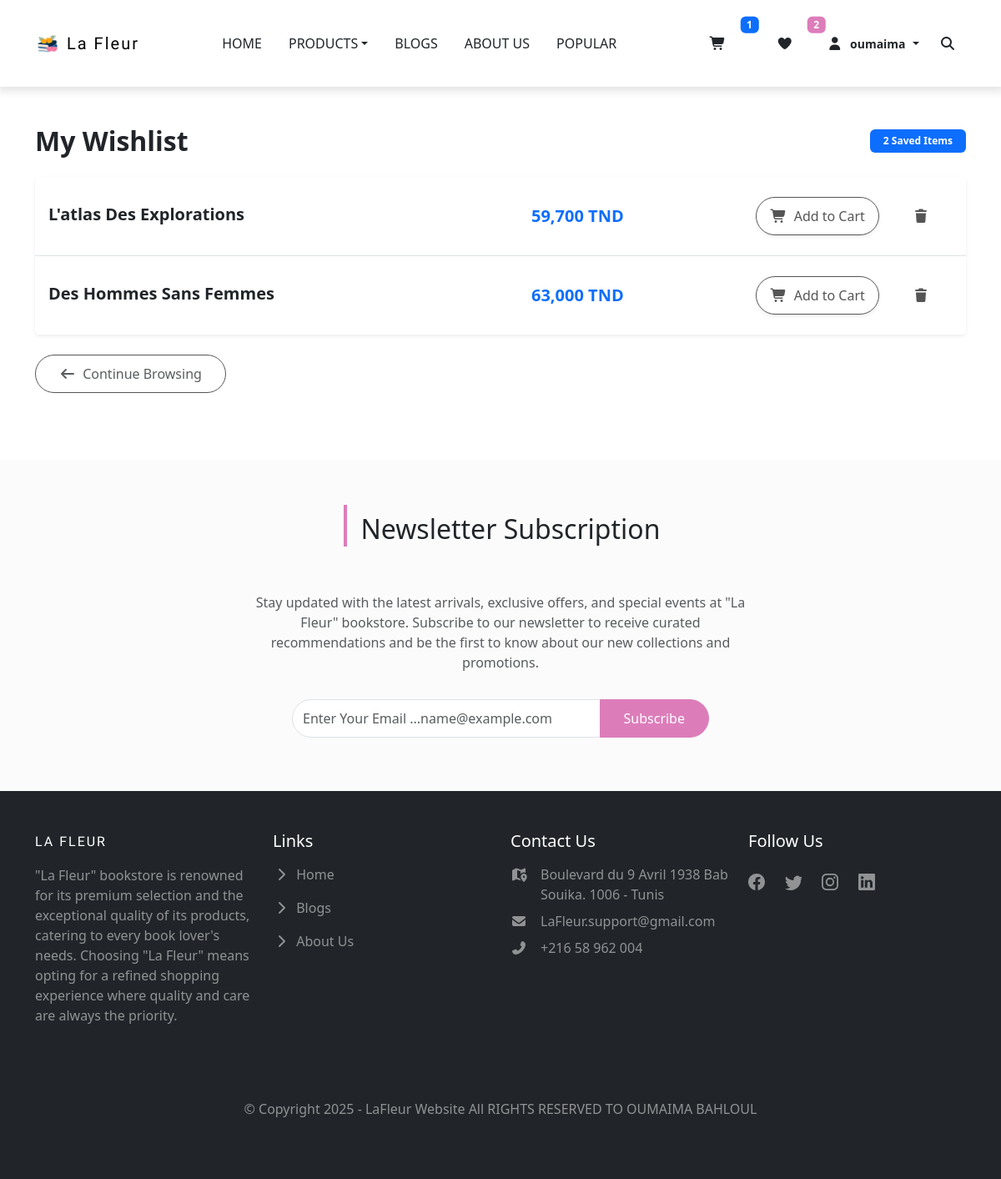
The page /wishlist.php (signed in) on the database its author committed.
### tables this page shows
CREATE TABLE `products` (
  `id` int(11) NOT NULL,
  `title` varchar(255) NOT NULL,
  `author` varchar(150) DEFAULT NULL,
  `category` varchar(100) NOT NULL,
  `price` decimal(10,2) NOT NULL,
  `original_price` decimal(10,2) DEFAULT NULL,
  `image` varchar(255) DEFAULT NULL,
  `stock` int(11) DEFAULT 0,
  `created_at` timestamp NOT NULL DEFAULT current_timestamp(),
  `format` varchar(50) DEFAULT NULL,
  `material` varchar(100) DEFAULT NULL
);

### wishlist.php (the view, shortened to what this page needs)
<?php
include 'api/db.php';
$user_id = $_SESSION['user_id'];
$stmt = $pdo->prepare("SELECT p.* FROM products p JOIN wishlist w ON p.id = w.product_id WHERE w.user_id = ?");
$stmt->execute([$user_id]);
$wishlist_items = $stmt->fetchAll();
?>
<!DOCTYPE html>
<html lang="en">
<!doctype html>
<html>
<head>
    <link
        rel="stylesheet"
        href="https://cdnjs.cloudflare.com/ajax/libs/font-awesome/7.0.1/css/all.min.css"
 />
    <link
        href="https://cdn.jsdelivr.net/npm/bootstrap-icons/font/bootstrap-icons.css"
        rel="stylesheet" />
    <link rel="stylesheet" href="style/style.css" />
    <link
        href="https://cdn.jsdelivr.net/npm/bootstrap@5.3.8/dist/css/bootstrap.min.css"
        rel="stylesheet"
 />
</head>
<body class="d-flex flex-column min-vh-100">
    <?php
    include_once 'api/db.php';
    $cart_count = 0;
    $wish_count = 0;
    if (isset($_SESSION['user_id'])) {
        $uid = $_SESSION['user_id'];
        $c_stmt = $pdo->prepare("SELECT SUM(quantity) FROM cart WHERE user_id = ?");
        $c_stmt->execute([$uid]);
        $cart_count = $c_stmt->fetchColumn() ?: 0;
        $w_stmt = $pdo->prepare("SELECT COUNT(*) FROM wishlist WHERE user_id = ?");
        $w_stmt->execute([$uid]);
        $wish_count = $w_stmt->fetchColumn() ?: 0;
    }
    ?>
    <nav class="navbar navbar-expand-lg navbar-light bg-white py-4 fixed-top">
        <div class="container">
            <a
                class="navbar-brand d-flex align-items-center order-lg-0"
                href="index.php">
                <img src="images/icon de site.png" alt="site icon" />
                <span class="fw-lighter ms-2">La Fleur</span>
            </a>
            <div class="order-lg-2 nav-btns">
                <a href="cart.php" class="btn position-relative border-0" style="color: inherit;">
                    <i class="fa fa-shopping-cart"></i>
                    <span id="cart-badge"
                        class="position-absolute top-0 start-100 translate-middle badge bg-primary"><?php echo $cart_count; ?></span>
                </a>
                <a href="wishlist.php" class="btn position-relative border-0" style="color: inherit;">
                    <i class="fa fa-heart"></i>
                    <span class="position-absolute top-0 start-100 translate-middle badge bg-pink">
                        <?php echo $wish_count; ?>
                    </span>
                </a>
                <?php if (isset($_SESSION['user_id'])): ?>
                    <div class="dropdown d-inline-block">
                        <button class="btn dropdown-toggle border-0 shadow-none p-2" type="button" data-bs-toggle="dropdown">
                            <i class="fa fa-user"></i>
                            <span class="ms-1 small d-none d-md-inline-block fw-bold"><?php echo htmlspecialchars($_SESSION['user_name']); ?></span>
                        </button>
                    </div>
                <?php else: ?>
                    <a href="login.php" class="btn border-0 shadow-none" title="Login/Register">
                        <i class="fa fa-user"></i>
                    </a>
                <?php endif; ?>
                <button type="button" class="btn position-relative border-0">
                    <i class="fa fa-search"></i>
                </button>
            </div>
            <div class="collapse navbar-collapse order-lg-1" id="navMenu">
                <ul class="navbar-nav mx-auto text-center">
                    <li class="nav-item px-2 py-2">
                        <a
                            class="nav-link text-uppercase text-dark"
                            href="index.php"
                            target="_self">home</a>
                    </li>
                    <li class="nav-item dropdown px-2 py-2">
                        <a
                            class="nav-link dropdown-toggle text-dark text-uppercase"
                            href="#"
                            role="button"
                            data-bs-toggle="dropdown"
                            aria-expanded="false">Products</a>
                    </li>
                    <li class="nav-item px-2 py-2">
                        <a class="nav-link text-uppercase text-dark" href="blogs.php">blogs</a>
                    </li>
                    <li class="nav-item px-2 py-2">
                        <a class="nav-link text-uppercase text-dark" href="about us.php">about us</a>
                    </li>
                    <li class="nav-item px-2 py-2">
                        <a class="nav-link text-uppercase text-dark" href="popular.php">popular</a>
                    </li>
                </ul>
            </div>
        </div>
    </nav>
    <div class="container" style="margin-top: 150px; margin-bottom: 80px;">
        <div class="d-flex justify-content-between align-items-center mb-4">
            <h2 class="mb-0 fw-bold">My Wishlist</h2>
            <span class="badge bg-primary px-3 py-2"><?php echo count($wishlist_items); ?> Saved Items</span>
        </div>
        <?php if (empty($wishlist_items)): ?>
            <div class="alert alert-light border shadow-sm py-5 text-center">
                <i class="fa fa-heart-o fa-3x text-muted mb-3"></i>
                <p class="text-muted">Your wishlist is currently empty.</p>
                <a href="index.php" class="btn btn-primary px-4">Go Shopping</a>
            </div>
        <?php else: ?>
            <div class="card shadow-sm border-0">
                <div class="list-group list-group-flush">
                    <?php foreach ($wishlist_items as $item): ?>
                        <div class="list-group-item py-4">
                            <div class="row align-items-center">
                                <div class="col-md-6">
                                    <h5 class="mb-1 text-capitalize fw-bold"><?php echo htmlspecialchars($item['title']); ?></h5>
                                </div>
                                <div class="col-md-2 text-md-center">
                                    <span class="text-primary fw-bold fs-5">
                                        <?php echo number_format($item['price']); ?> TND
                                    </span>
                                </div>
                                <div class="col-md-4 text-md-end mt-3 mt-md-0">
                                    <a href="manage_cart.php?action=add&id=<?php echo $item['id']; ?>" class="btn btn-success me-2 px-3 shadow-sm">
                                        <i class="fa fa-shopping-cart me-1"></i> Add to Cart
                                    </a>
                                    <a href="toggle_wishlist.php?id=<?php echo $item['id']; ?>" class="btn btn-outline-danger border-0">
                                        <i class="fa fa-trash"></i>
                                    </a>
                                </div>
                            </div>
                        </div>
                    <?php endforeach; ?>
                </div>
            </div>
        <?php endif; ?>
        <div class="mt-4">
            <a href="index.php" class="btn btn-link text-decoration-none text-muted">
                <i class="fa fa-arrow-left me-1"></i> Continue Browsing
            </a>
        </div>
    </div>
    <section id="newsletter" class="py-5">
        <div class="container">
            <div
                class="d-flex flex-column align-items-center justify-content-center">
                <div class="title text-center pt-3 pb-5">
                    <h2 class="position-relative d-inline-block ms-4">
                        Newsletter Subscription
                    </h2>
                </div>
                <p class="text-center text-muted">
                    Stay updated with the latest arrivals, exclusive offers, and special
                    events at "La Fleur" bookstore. Subscribe to our newsletter to
                    receive curated recommendations and be the first to know about our
                    new collections and promotions.
                </p>
                <div class="input-group mb-3 mt-3">
                    <input
                        type="email"
                        class="form-control"
                        placeholder="Enter Your Email ...name@example.com" />
                    <button class="btn btn-primary" type="submit">Subscribe</button>
                </div>
            </div>
        </div>
    </section>
    <footer class="bg-dark py-5 mt-auto">
        <div class="container">
            <div class="row text-white g-4">
                <div class="col-md-6 col-lg-3">
                    <a
                        class="text-uppercase text-decoration-none brand text-white"
                        href="index.php">La Fleur</a>
                    <p class="text-white-50 mt-3">
                        "La Fleur" bookstore is renowned for its premium selection and the
                        exceptional quality of its products, catering to every book
                        lover's needs. Choosing "La Fleur" means opting for a refined
                        shopping experience where quality and care are always the
                        priority.
                    </p>
                </div>
                <div class="col-md-6 col-lg-3">
                    <h5 class="fw-light">Links</h5>
                    <ul class="list-unstyled">
                        <li class="my-3">
                            <a href="index.php" class="text-white-50 text-decoration-none">
                                <i class="fas fa-chevron-right me-1"></i> Home
                            </a>
                        </li>
                        <li class="my-3">
                            <a href="blogs.php" class="text-white-50 text-decoration-none">
                                <i class="fas fa-chevron-right me-1"></i> Blogs
                            </a>
                        </li>
                        <li class="my-3">
                            <a
                                href="about us.php"
                                class="text-white-50 text-decoration-none">
                                <i class="fas fa-chevron-right me-1"></i>
                                About Us
                            </a>
                        </li>
                    </ul>
                </div>
                <div class="col-md-6 col-lg-3">
                    <h5 class="fw-light mb-3">Contact Us</h5>
                    <div
                        class="d-flex justify-content-start align-items-start my-2 text-white-50">
                        <span class="me-3">
                            <i class="fas fa-map-marked-alt"></i>
                        </span>
                        <span class="fw-light">
                            Boulevard du 9 Avril 1938 Bab Souika. 1006 - Tunis
                        </span>
                    </div>
                    <div
                        class="d-flex justify-content-start align-items-start my-2 text-white-50">
                        <span class="me-3">
                            <i class="fas fa-envelope"></i>
                        </span>
                        <span class="fw-light"> LaFleur.support@gmail.com </span>
                    </div>
                    <div
                        class="d-flex justify-content-start align-items-start my-2 text-white-50">
                        <span class="me-3">
                            <i class="fas fa-phone-alt"></i>
                        </span>
                        <span class="fw-light"> +216 58 962 004 </span>
                    </div>
                </div>
                <div class="col-md-6 col-lg-3">
                    <h5 class="fw-light mb-3">Follow Us</h5>
                    <div>
                        <ul class="list-unstyled d-flex">
                            <li>
                                <a
                                    href="https://www.facebook.com/Ceresbookshop.tunisie/ "
                                    target="_blank"
                                    class="text-white-50 text-decoration-none fs-4 me-4">
                                </a>
                            </li>
                            <li>
                                <a
                                    href="https://x.com/"
                                    target="_blank"
                                    class="text-white-50 text-decoration-none fs-4 me-4">
                                </a>
                            </li>
                            <li>
                                <a
                                    href="https://www.instagram.com/ceresbookshop/"
                                    target="_blank"
                                    class="text-white-50 text-decoration-none fs-4 me-4">
                                </a>
                            </li>
                            <li>
                                <a
                                    href="https://www.linkedin.com/company/ceresbookshop/"
                                    target="_blank"
                                    class="text-white-50 text-decoration-none fs-4 me-4">
                                </a>
                            </li>
                        </ul>
                    </div>
                </div>
            </div>
        </div>
        <div class="container text-center py-4 mt-5 text-white-50">
            <p class="mb-0">
                &copy; Copyright 2025 - LaFleur Website All RIGHTS RESERVED TO OUMAIMA
                BAHLOUL
            </p>
        </div>
    </footer>
</body>
</html>

### style/style.css (style rules this page uses)
:root { --lg-font: "Kaisei Tokumin", serif; --sm-font: "Poppins", sans-serif; --pink: #dc7dba; }
html, body { height: 100%; }
body { display: flex; flex-direction: column; margin: 0; font-family: var(--sm-font); }
.bg-pink { background-color: var(--pink) !important; color: #dc7dba; }
.btn:not(.nav-btns button) { background-color: #fff; color: rgb(85, 85, 85); padding: 10px 28px; border-radius: 25px; border: 1px solid rgb(85, 85, 85); }
.text-primary { color: var(--pink) !important; }
.navbar { -webkit-box-shadow: 0 3px 9px 3px rgba(0, 0, 0, 0.1); box-shadow: 0 3px 9px 3px rgba(0, 0, 0, 0.1); }
.navbar-brand img { width: 30px; }
.navbar-brand span { letter-spacing: 2px; font-family: var(--lg-font); }
.nav-item { border-bottom: 0.5px solid rgba(0, 0, 0, 0.05); }
.title h2::before { position: absolute; content: ""; width: 4px; height: 50px; background-color: var(--pink); left: -20px; transform: translateY(-20%); }
#newsletter { background-color: rgba(179, 179, 179, 0.05); }
#newsletter p { max-width: 600px; }
#newsletter .input-group { max-width: 500px; }
#newsletter .form-control { border-top-left-radius: 25px; border-bottom-left-radius: 25px; }
#newsletter .btn { background-color: var(--pink); color: #fff; border-color: var(--pink); }
footer .brand { font-family: var(--lg-font); letter-spacing: 2px; }
footer a { -webkit-transition: color 0.3s ease; -o-transition: color 0.3s ease; transition: color 0.3s ease; }
@media (min-width: 992px) { .nav-item { border-bottom: none; } }
.card { border: none; transition: transform 0.3s ease; }

### rows shown on the page
products: title "L'atlas Des Explorations", price "59,700"
products: title "Des Hommes Sans Femmes", price "63,000"

### other values the page prints
$cart_count "1"
$wish_count "2"
$_SESSION['user_name'] "oumaima"
count($wishlist_items) "2"
